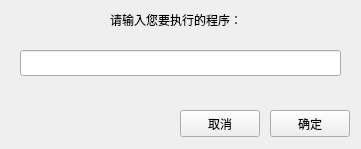
<?xml version="1.0" encoding="UTF-8"?>
<ui version="4.0">
 <class>Widget</class>
 <widget class="QWidget" name="Widget">
  <property name="geometry">
   <rect>
    <x>0</x>
    <y>0</y>
    <width>361</width>
    <height>149</height>
   </rect>
  </property>
  <property name="windowTitle">
   <string>LRun</string>
  </property>
  <widget class="QLabel" name="label">
   <property name="geometry">
    <rect>
     <x>110</x>
     <y>10</y>
     <width>131</width>
     <height>20</height>
    </rect>
   </property>
   <property name="text">
    <string>请输入您要执行的程序：</string>
   </property>
  </widget>
  <widget class="QLineEdit" name="lineEdit">
   <property name="geometry">
    <rect>
     <x>20</x>
     <y>50</y>
     <width>321</width>
     <height>26</height>
    </rect>
   </property>
  </widget>
  <widget class="QPushButton" name="pushButton">
   <property name="geometry">
    <rect>
     <x>270</x>
     <y>110</y>
     <width>80</width>
     <height>27</height>
    </rect>
   </property>
   <property name="text">
    <string>确定</string>
   </property>
  </widget>
  <widget class="QPushButton" name="pushButton_2">
   <property name="geometry">
    <rect>
     <x>180</x>
     <y>110</y>
     <width>80</width>
     <height>27</height>
    </rect>
   </property>
   <property name="text">
    <string>取消</string>
   </property>
  </widget>
 </widget>
 <layoutdefault spacing="6" margin="11"/>
 <resources/>
 <connections/>
</ui>
